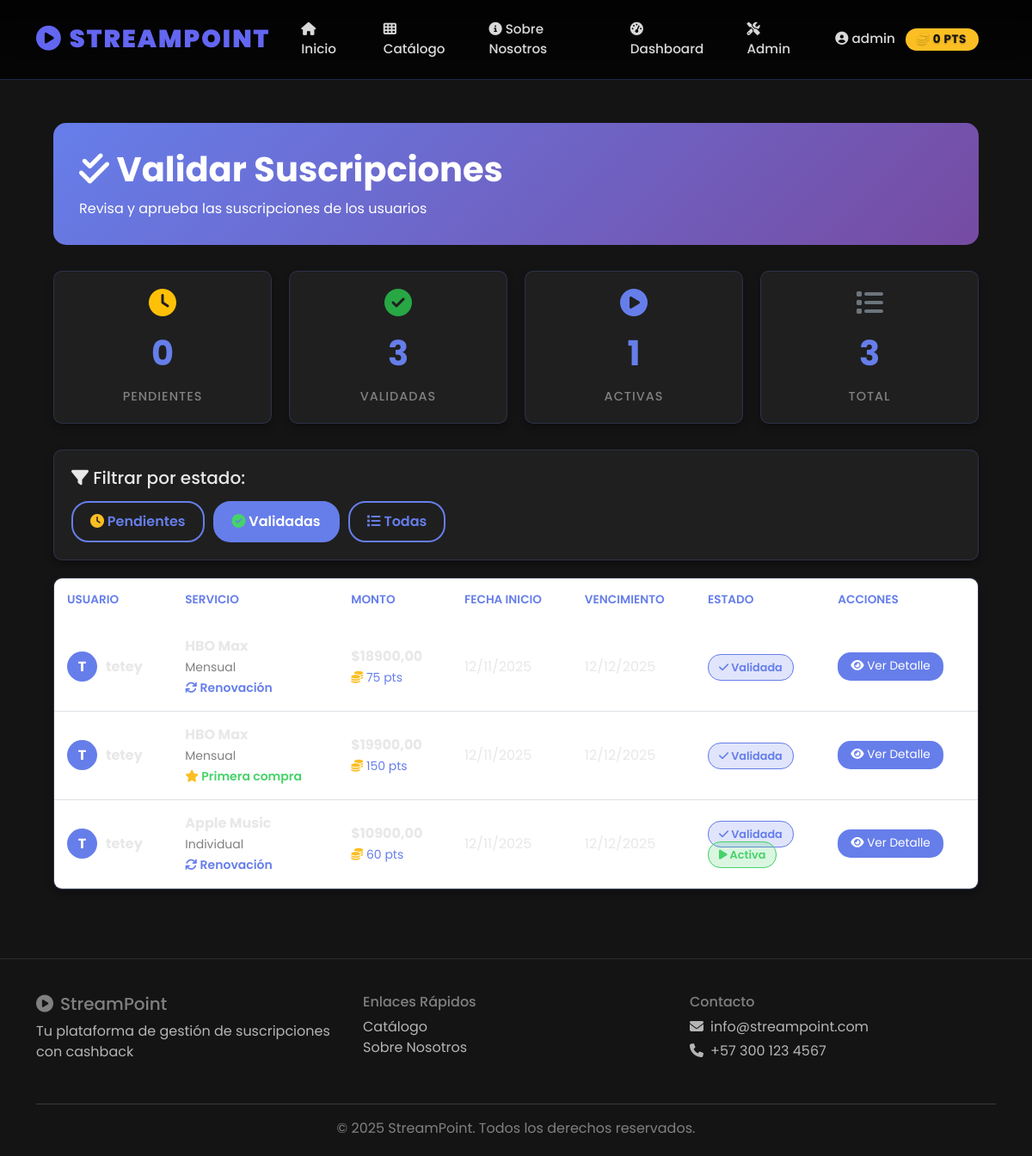
The page /management/validar-suscripciones/?estado=validadas (signed in) on the database its author committed.
### core_user/models.py (models this page shows, shortened)
class PerfilUsuario(models.Model):
    user = models.OneToOneField(User, on_delete=models.CASCADE, related_name='perfil')
    telefono = models.CharField(max_length=15, blank=True)
    puntos_totales = models.IntegerField(default=0, help_text="Total de puntos acumulados históricamente")
    puntos_disponibles = models.IntegerField(default=0, help_text="Puntos disponibles para canjear")
    fecha_registro = models.DateTimeField(auto_now_add=True)
    class Meta:
        verbose_name_plural = "Perfiles de Usuario"

class Suscripcion(models.Model):
    ESTADO_CHOICES = [
        ('pendiente', 'Pendiente de validación'),
        ('activa', 'Activa'),
        ('vencida', 'Vencida'),
        ('cancelada', 'Cancelada'),
    ]
    METODO_PAGO_CHOICES = [
        ('tarjeta', 'Tarjeta de crédito/débito'),
        ('pse', 'PSE'),
        ('efectivo', 'Efectivo'),
        ('puntos', 'Canje de puntos'),
    ]
    usuario = models.ForeignKey(User, on_delete=models.CASCADE, related_name='suscripciones')
    plan = models.ForeignKey(PlanSuscripcion, on_delete=models.CASCADE)
    fecha_creacion = models.DateTimeField(auto_now_add=True)
    fecha_inicio = models.DateField()
    fecha_vencimiento = models.DateField()
    estado = models.CharField(max_length=20, choices=ESTADO_CHOICES, default='pendiente')
    validada = models.BooleanField(default=False, help_text="¿La compra ha sido validada por un admin?")
    fecha_validacion = models.DateTimeField(null=True, blank=True)
    metodo_pago = models.CharField(max_length=20, choices=METODO_PAGO_CHOICES)
    monto_pagado = models.DecimalField(max_digits=10, decimal_places=2)
    puntos_otorgados = models.IntegerField(default=0, help_text="Puntos de cashback otorgados")
    es_primera_compra = models.BooleanField(default=False)
    email_servicio = models.EmailField(help_text="Email usado en el servicio de streaming")
    usuario_servicio = models.CharField(max_length=200, blank=True, help_text="Nombre de usuario en el servicio (Netflix, Spotify, etc.)")
    notas = models.TextField(blank=True)
    class Meta:
        verbose_name_plural = "Suscripciones"
        ordering = ['-fecha_creacion']
        indexes = [
            models.Index(fields=['usuario', 'estado']),
            models.Index(fields=['fecha_vencimiento']),
            models.Index(fields=['-fecha_creacion']),
            models.Index(fields=['validada', 'estado']),
        ]

### core_public/models.py (models this page shows, shortened)
class PlanSuscripcion(models.Model):
    DURACION_CHOICES = [
        ('mensual', 'Mensual'),
        ('trimestral', 'Trimestral'),
        ('semestral', 'Semestral'),
        ('anual', 'Anual'),
    ]
    servicio = models.ForeignKey(ServicioStreaming, on_delete=models.CASCADE, related_name='planes')
    nombre = models.CharField(max_length=100, help_text="Ej: Básico, Premium, Familiar")
    precio = models.DecimalField(max_digits=10, decimal_places=2)
    duracion = models.CharField(max_length=20, choices=DURACION_CHOICES, default='mensual')
    caracteristicas = models.JSONField(default=list, help_text="Lista de características del plan")
    puntos_primera_compra = models.IntegerField(default=100, help_text="Puntos por primera compra")
    puntos_renovacion = models.IntegerField(default=50, help_text="Puntos por cada renovación")
    activo = models.BooleanField(default=True)
    class Meta:
        verbose_name_plural = "Planes de Suscripción"
        ordering = ['servicio', 'precio']

class ServicioStreaming(models.Model):
    nombre = models.CharField(max_length=100, unique=True)
    categoria = models.ForeignKey(CategoriaStreaming, on_delete=models.CASCADE, related_name='servicios')
    logo_url = models.URLField(blank=True, help_text="URL del logo del servicio")
    descripcion = models.TextField()
    sitio_web = models.URLField()
    activo = models.BooleanField(default=True)
    fecha_creacion = models.DateTimeField(auto_now_add=True)
    class Meta:
        verbose_name_plural = "Servicios de Streaming"
        ordering = ['nombre']

### core_admin/views.py (the view)
# urls.py: path('validar-suscripciones/', views.validar_suscripciones, name='validar_suscripciones'),
@staff_member_required
def validar_suscripciones(request):
    estado_filtro = request.GET.get('estado', 'pendiente')
    if estado_filtro == 'todas':
        suscripciones = Suscripcion.objects.all()
    elif estado_filtro == 'pendiente':
        suscripciones = Suscripcion.objects.filter(
            validada=False,
            estado='pendiente'
        )
    elif estado_filtro == 'validadas':
        suscripciones = Suscripcion.objects.filter(
            validada=True
        )
    else:
        suscripciones = Suscripcion.objects.filter(
            validada=False,
            estado='pendiente'
        )
    suscripciones = suscripciones.select_related(
        'usuario', 'plan', 'plan__servicio'
    ).order_by('-fecha_creacion')
    stats = {
        'pendientes': Suscripcion.objects.filter(validada=False, estado='pendiente').count(),
        'validadas': Suscripcion.objects.filter(validada=True).count(),
        'activas': Suscripcion.objects.filter(estado='activa').count(),
        'total': Suscripcion.objects.count(),
    }
    context = {
        'suscripciones': suscripciones,
        'estado_filtro': estado_filtro,
        'stats': stats,
    }
    return render(request, 'admin_custom/validar_suscripciones.html', context)

### core_admin/templates/admin_custom/validar_suscripciones.html (shortened to what this page needs)
{% extends 'base.html' %}
{% load static %}
{% block content %}
<div class="admin-container">
    <div class="page-header">
        <h1><i class="fas fa-check-double"></i> Validar Suscripciones</h1>
        <p style="margin: 10px 0 0 0;">Revisa y aprueba las suscripciones de los usuarios</p>
    </div>
    <div class="stats-grid">
        <div class="stat-card">
            <i class="fas fa-clock" style="font-size: 2rem; color: #ffc107;"></i>
            <div class="stat-number">{{ stats.pendientes }}</div>
            <div class="stat-label">Pendientes</div>
        </div>
        <div class="stat-card">
            <i class="fas fa-check-circle" style="font-size: 2rem; color: #28a745;"></i>
            <div class="stat-number">{{ stats.validadas }}</div>
            <div class="stat-label">Validadas</div>
        </div>
        <div class="stat-card">
            <i class="fas fa-play-circle" style="font-size: 2rem; color: #667eea;"></i>
            <div class="stat-number">{{ stats.activas }}</div>
            <div class="stat-label">Activas</div>
        </div>
        <div class="stat-card">
            <i class="fas fa-list" style="font-size: 2rem; color: #6c757d;"></i>
            <div class="stat-number">{{ stats.total }}</div>
            <div class="stat-label">Total</div>
        </div>
    </div>
    <div class="filter-section">
        <h5 style="margin-bottom: 15px; color:  var(--netflix-white);">
            <i class="fas fa-filter"></i> Filtrar por estado:
        </h5>
        <div class="filter-buttons">
            <a href="?estado=pendiente" class="filter-btn {% if estado_filtro == 'pendiente' %}active{% endif %}">
                <i class="fas fa-clock"></i> Pendientes
            </a>
            <a href="?estado=validadas" class="filter-btn {% if estado_filtro == 'validadas' %}active{% endif %}">
                <i class="fas fa-check-circle"></i> Validadas
            </a>
            <a href="?estado=todas" class="filter-btn {% if estado_filtro == 'todas' %}active{% endif %}">
                <i class="fas fa-list"></i> Todas
            </a>
        </div>
    </div>
    {% if suscripciones %}
    <div class="suscripciones-table">
        <table class="table">
            <thead>
                <tr>
                    <th>Usuario</th>
                    <th>Servicio</th>
                    <th>Monto</th>
                    <th>Fecha Inicio</th>
                    <th>Vencimiento</th>
                    <th>Estado</th>
                    <th>Acciones</th>
                </tr>
            </thead>
            <tbody>
                {% for suscripcion in suscripciones %}
                <tr>
                    <td>
                        <div class="user-info">
                            <div class="user-avatar">
                                {{ suscripcion.usuario.username|slice:":1"|upper }}
                            </div>
                            <div>
                                <strong>{{ suscripcion.usuario.username }}</strong><br>
                            </div>
                        </div>
                    </td>
                    <td>
                        <strong>{{ suscripcion.plan.servicio.nombre }}</strong><br>
                        <small style="color: var(--netflix-light-gray);">{{ suscripcion.plan.nombre }}</small>
                        <br>
                        {% if suscripcion.es_primera_compra %}
                            <small style="color: #46d369; font-weight: 600;">
                                <i class="fas fa-star"></i> Primera compra
                            </small>
                        {% else %}
                            <small style="color: #667eea; font-weight: 600;">
                                <i class="fas fa-sync"></i> Renovación
                            </small>
                        {% endif %}
                    </td>
                    <td>
                        <strong>${{ suscripcion.monto_pagado|floatformat:2 }}</strong>
                        <br>
                        <small style="color: #667eea;">
                            <i class="fas fa-coins"></i>
                            {% if suscripcion.es_primera_compra %}
                                {{ suscripcion.plan.puntos_primera_compra }}
                            {% else %}
                                {{ suscripcion.plan.puntos_renovacion }}
                            {% endif %}
                            pts
                        </small>
                    </td>
                    <td>{{ suscripcion.fecha_inicio|date:"d/m/Y" }}</td>
                    <td>{{ suscripcion.fecha_vencimiento|date:"d/m/Y" }}</td>
                    <td>
                        {% if suscripcion.validada %}
                            <span class="badge-estado badge-validada">
                                <i class="fas fa-check"></i> Validada
                            </span>
                            <br>
                            {% if suscripcion.estado == 'activa' %}
                                <span class="badge-estado badge-activa" style="margin-top: 5px;">
                                    <i class="fas fa-play"></i> Activa
                                </span>
                            {% endif %}
                        {% else %}
                            <span class="badge-estado badge-pendiente">
                                <i class="fas fa-clock"></i> Pendiente
                            </span>
                        {% endif %}
                    </td>
                    <td>
                        <a href="{% url 'admin_custom:validar_suscripcion_accion' suscripcion.id %}" class="btn-action btn-ver">
                            <i class="fas fa-eye"></i> Ver Detalle
                        </a>
                    </td>
                </tr>
                {% endfor %}
            </tbody>
        </table>
    </div>
    {% endif %}
</div>
{% endblock %}

### templates/base.html (shortened to what this page needs)
{% load static %}
{% load user_extras %}
<!DOCTYPE html>
<html lang="es">
<head>
    <link href="https://cdn.jsdelivr.net/npm/bootstrap@5.3.0/dist/css/bootstrap.min.css" rel="stylesheet">
    <link rel="stylesheet" href="https://cdnjs.cloudflare.com/ajax/libs/font-awesome/6.4.0/css/all.min.css">
    <link rel="stylesheet" href="{% static 'css/style.css' %}">
</head>
<body>
    <nav class="navbar navbar-expand-lg navbar-dark">
        <div class="container">
            <a class="navbar-brand" href="{% url 'public:index' %}">
                <i class="fas fa-play-circle me-2"></i>StreamPoint
            </a>
            <div class="collapse navbar-collapse" id="navbarNav">
                <ul class="navbar-nav ms-auto align-items-center">
                    <li class="nav-item">
                        <a class="nav-link" href="{% url 'public:index' %}">
                            <i class="fas fa-home me-1"></i>Inicio
                        </a>
                    </li>
                    <li class="nav-item">
                        <a class="nav-link" href="{% url 'public:catalogo' %}">
                            <i class="fas fa-th me-1"></i>Catálogo
                        </a>
                    </li>
                    <li class="nav-item">
                        <a class="nav-link" href="{% url 'public:informacion_proyecto' %}">
                            <i class="fas fa-info-circle me-1"></i>Sobre Nosotros
                        </a>
                    </li>
                    {% if user.is_authenticated %}
                        <li class="nav-item">
                            <a class="nav-link" href="{% url 'user:dashboard' %}">
                                <i class="fas fa-tachometer-alt me-1"></i>Dashboard
                            </a>
                        </li>
                        {% if user.is_staff %}
                            <li class="nav-item">
                                <a class="nav-link" href="{% url 'admin_custom:dashboard' %}">
                                    <i class="fas fa-tools me-1"></i>Admin
                                </a>
                            </li>
                        {% endif %}
                        <li class="nav-item dropdown">
                            <a class="nav-link dropdown-toggle" href="#" id="userDropdown" role="button" data-bs-toggle="dropdown">
                                <i class="fas fa-user-circle me-1"></i>{{ user.username }}
                                <span class="badge bg-warning ms-2 text-dark fw-bold">
                                    <i class="fas fa-coins me-1"></i>{{ user|puntos_disponibles }} PTS
                                </span>
                            </a>
                        </li>
                    {% endif %}
                </ul>
            </div>
        </div>
    </nav>
    <div class="content-wrapper">
        <div class="container">
            {% block content %}{% endblock %}
        </div>
    </div>
    <footer>
        <div class="container">
            <div class="row">
                <div class="col-md-4 mb-3">
                    <h5><i class="fas fa-play-circle me-2"></i>StreamPoint</h5>
                    <p class="text-light">Tu plataforma de gestión de suscripciones con cashback</p>
                </div>
                <div class="col-md-4 mb-3">
                    <h6>Enlaces Rápidos</h6>
                    <ul class="list-unstyled">
                        <li><a href="{% url 'public:catalogo' %}" class="text-light text-decoration-none">Catálogo</a></li>
                        <li><a href="{% url 'public:informacion_proyecto' %}" class="text-light text-decoration-none">Sobre Nosotros</a></li>
                    </ul>
                </div>
                <div class="col-md-4 mb-3">
                    <h6>Contacto</h6>
                    <p class="text-light mb-1">
                        <i class="fas fa-envelope me-2"></i>info@streampoint.com
                    </p>
                    <p class="text-light">
                        <i class="fas fa-phone me-2"></i>+57 300 123 4567
                    </p>
                </div>
            </div>
            <hr class="text-light">
            <div class="text-center">
                <p class="mb-0">&copy; 2025 StreamPoint. Todos los derechos reservados.</p>
            </div>
        </div>
    </footer>
</body>
</html>

### rows shown on the page
Suscripcion: usuario.username "T", usuario.username "tetey", plan.servicio.nombre "HBO Max", plan.nombre "Mensual", es_primera_compra False (drawn), monto_pagado "18900,00", plan.puntos_renovacion "75", fecha_inicio "12/11/2025", fecha_vencimiento "12/12/2025", validada True (drawn)
Suscripcion: usuario.username "T", usuario.username "tetey", plan.servicio.nombre "HBO Max", plan.nombre "Mensual", es_primera_compra True (drawn), monto_pagado "19900,00", plan.puntos_primera_compra "150", fecha_inicio "12/11/2025", fecha_vencimiento "12/12/2025", validada True (drawn)
Suscripcion: usuario.username "T", usuario.username "tetey", plan.servicio.nombre "Apple Music", plan.nombre "Individual", es_primera_compra False (drawn), monto_pagado "10900,00", plan.puntos_renovacion "60", fecha_inicio "12/11/2025", fecha_vencimiento "12/12/2025", validada True (drawn)

### other values the page prints
{{ user.username }} "admin"
{{ user|puntos_disponibles }} "0"
{{ stats.pendientes }} "0"
{{ stats.validadas }} "3"
{{ stats.activas }} "1"
{{ stats.total }} "3"
